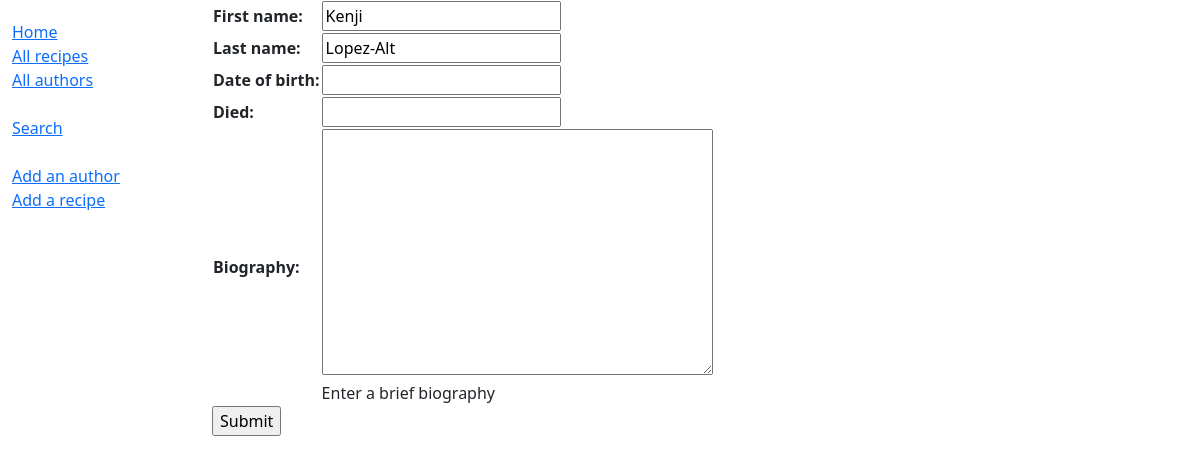
Page /catalog/author/2/update/ on the earlier database version.
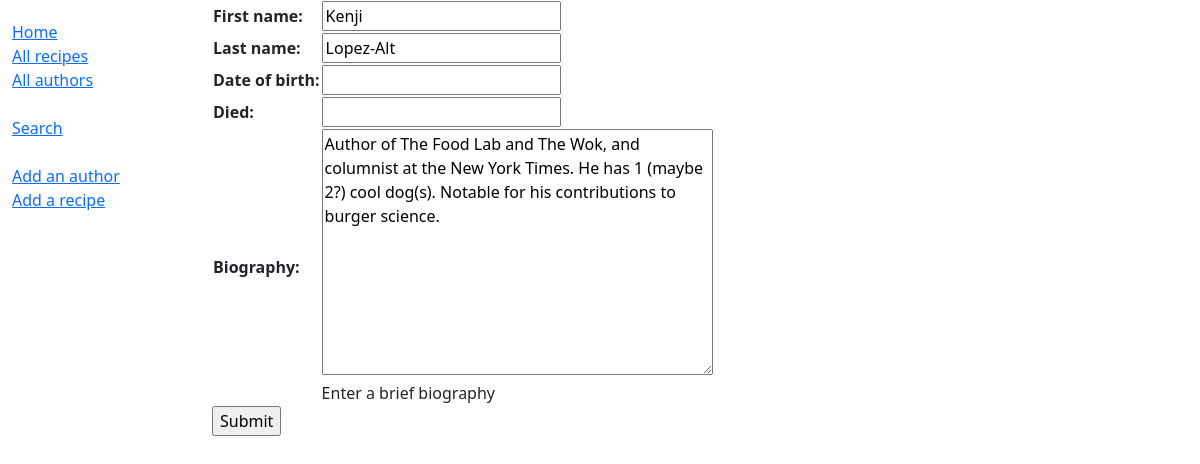
Same page on the later database version.
### catalog/models.py (models this page shows, shortened)
class Author(models.Model):
    first_name = models.CharField(max_length=100)
    last_name = models.CharField(max_length=100)
    date_of_birth = models.DateField(null=True, blank=True)
    date_of_death = models.DateField('Died', null=True, blank=True)
    biography = models.TextField(max_length=1000, help_text='Enter a brief biography', null=True, blank=True)
    class Meta:
        ordering = ['last_name', 'first_name']

### catalog/views.py (the view)
# urls.py: path('author/<int:pk>/update/', views.AuthorUpdate.as_view(), name='author-update'),
class AuthorUpdate(UpdateView):
    model = Author
    fields = ['first_name', 'last_name', 'date_of_birth', 'date_of_death', 'biography']
    fields = '__all__' # Not recommended (potential security issue if more fields added)

### catalog/templates/catalog/author_form.html (shortened to what this page needs)
{% extends "base_generic.html" %}
{% block content %}
  <form action="" method="post">
    <table>
    {{ form.as_table }}
    </table>
    <input type="submit" value="Submit" />
  </form>
{% endblock %}

Differences in the rows shown:
changed Author "Kenji": biography (not shown) → "Author of The Food Lab and The Wok, and columnist at the New York Times. He has 1 (maybe 2?) cool dog(s). Notable for his contributions to burger science."
